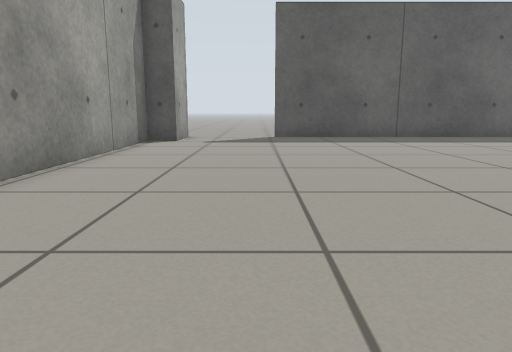
[1] (above)

16 first-person views from a walk through a world built for the Gazebo simulator. The camera is 0.5 m above the floor, tilts 10° down and sees 70° across. The floor is counted in squares, 0.5 m on a side. Each view is taken from the middle of a square. On the plan, view 1 faces up. The plan holds only what a view shows up to about 13 squares ahead; the rest is blank.

[2]
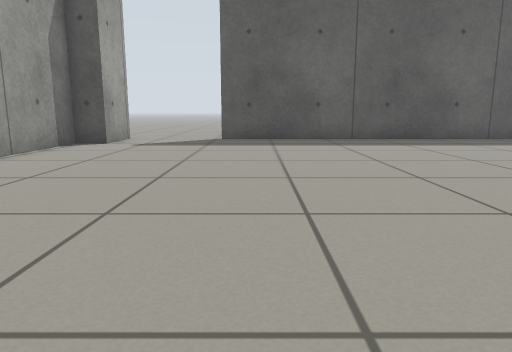

[3]
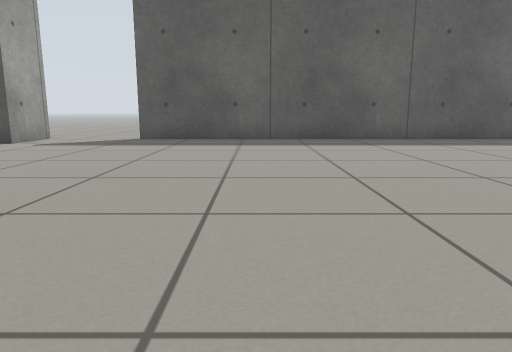

[4]
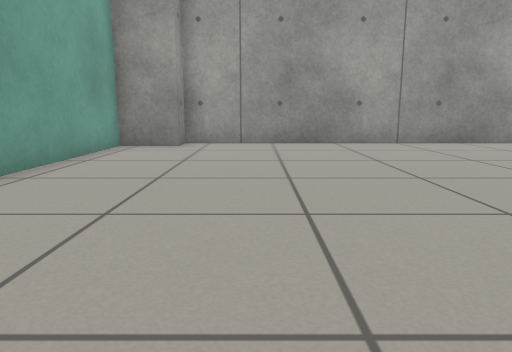

[5]
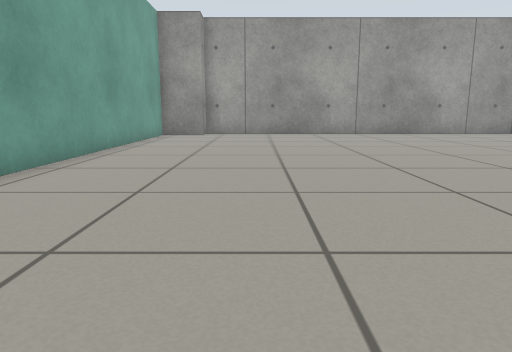

[6]
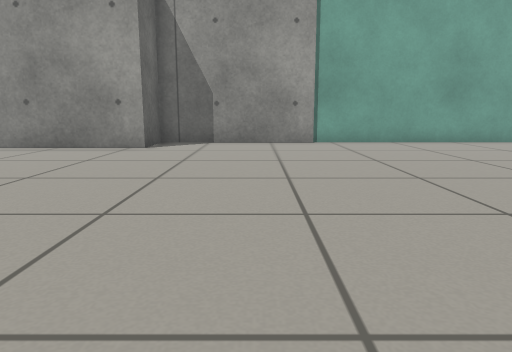

[7]
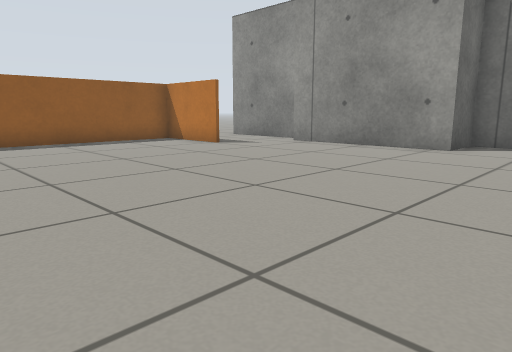

[8]
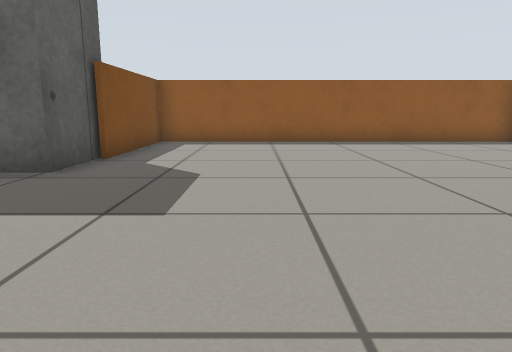

[9]
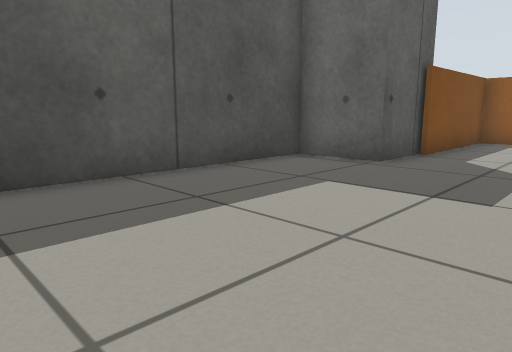

[10]
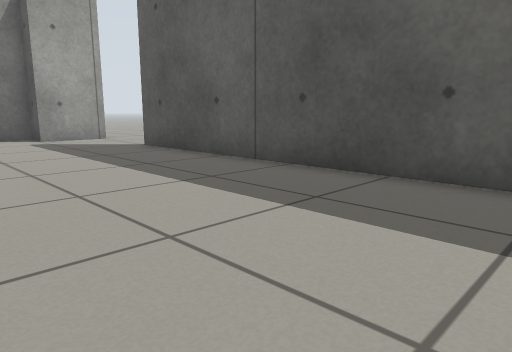

[11]
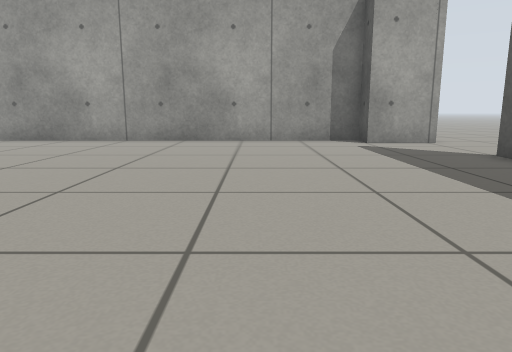

[12]
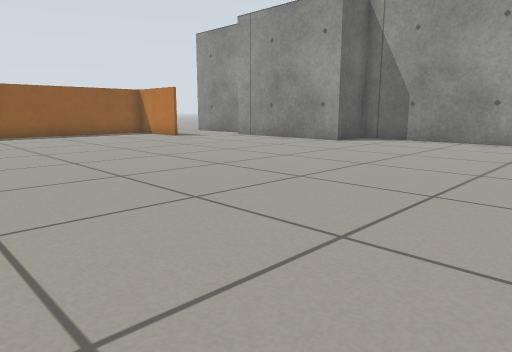

[13]
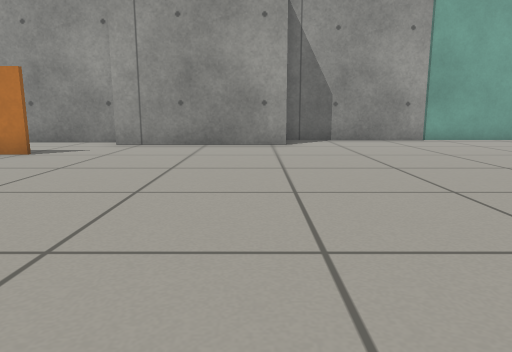

[14]
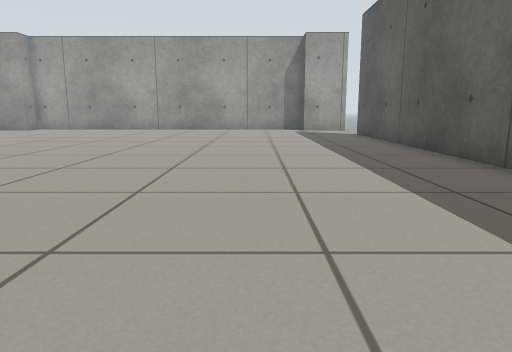

[15]
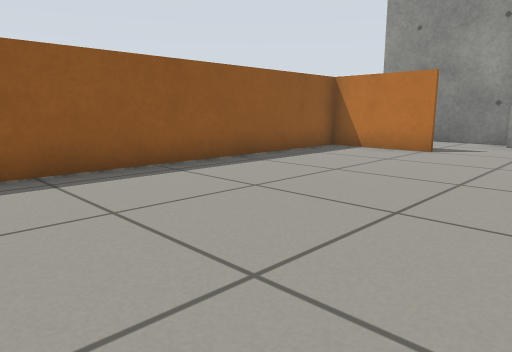

[16]
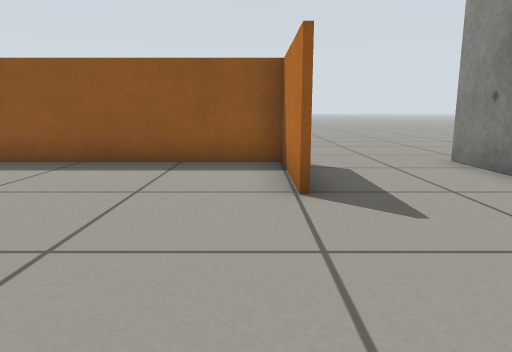

### Floor plan
Points are (right, up) in squares from view 1. A wall is a line through its corners. A room is listed if a view was taken in it or the views show most of it. See-through windows are left out.
Room 1 (views 1, 2, 3, 4, 5, 6, 7, 8, 9, 10, 11, 12, 13, 14, 15, 16)
walls: (21.4, 12.4) (18.9, 12.4) (18.9, 14.5) (0.6, 14.5); (21.4, -3) (25.5, -3); (-2.7, 14.9) (-2.7, 12.4) (-3.7, 12.4) (-3.7, -2.1) (-2.7, -2.1) (-2.7, -4) (16.1, -4) (16.1, -2.1) (21.4, -2.1)
low walls: (22.3, 0.5) (25.2, 0.5) (25.2, 12.2) (20.7, 12.2)
ways out: opening at (-1, 15); opening at (26.5, -3.5)

Where each view was taken, in squares from view 1:
view 1: 0 up, 0 right, facing up
view 2: 1 up, 2 right, facing up
view 3: 1 up, 5 right, facing up
view 4: 0 up, 8 right, facing left
view 5: 0 up, 13 right, facing left
view 6: 8 up, 13 right, facing down
view 7: 8 up, 13 right, facing down-right
view 8: 9 up, 13 right, facing right
view 9: 9 up, 12 right, facing up-right
view 10: 9 up, 11 right, facing up-left
view 11: 9 up, 9 right, facing left
view 12: 9 up, 9 right, facing down-right
view 13: 9 up, 17 right, facing down
view 14: 10 up, 17 right, facing left
view 15: 10 up, 19 right, facing down-right
view 16: 1 up, 18 right, facing right
